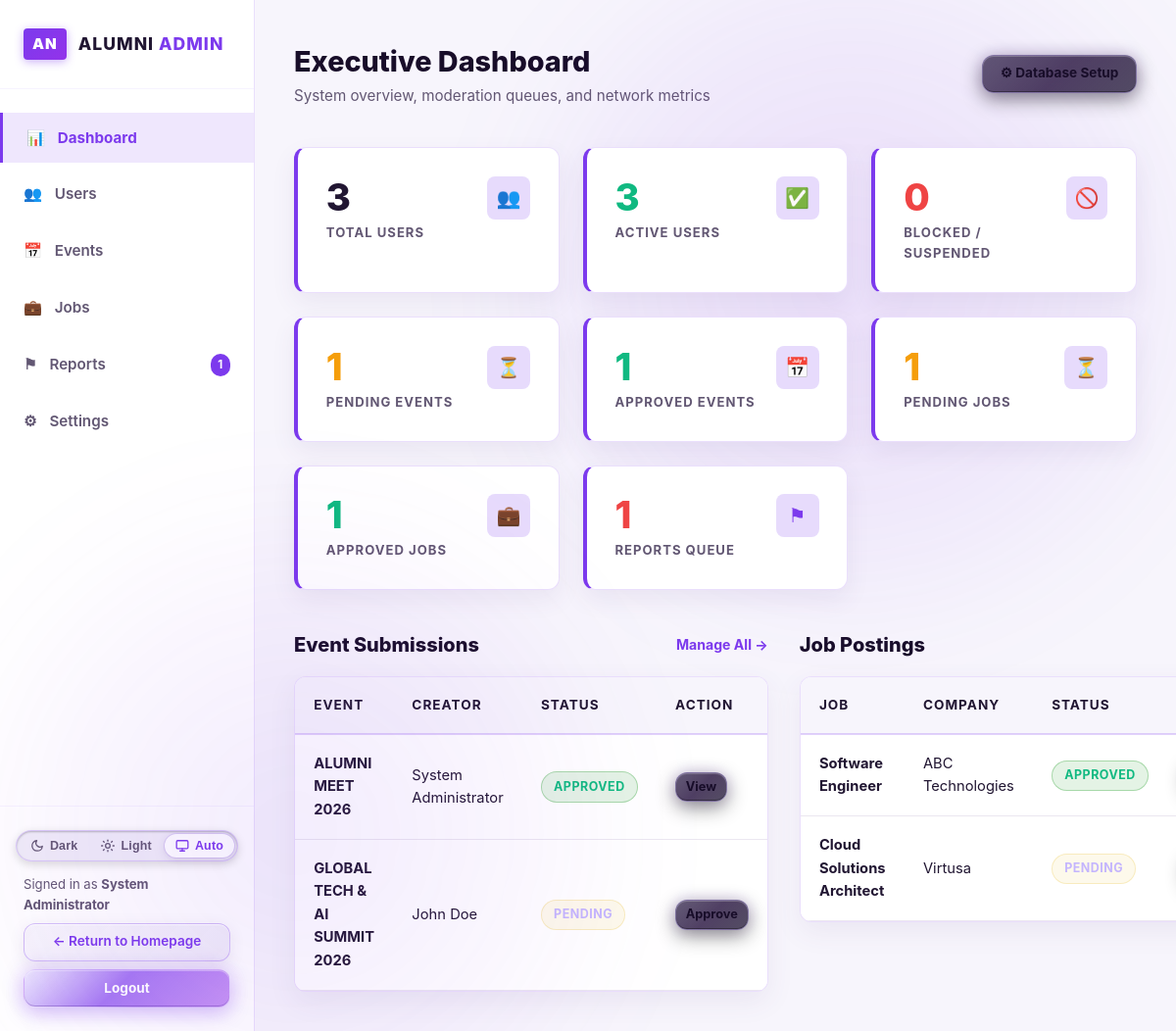
/admin/index.php (signed in), run on the app's committed database.
### tables this page shows
CREATE TABLE IF NOT EXISTS events (
    id INT AUTO_INCREMENT PRIMARY KEY,
    title VARCHAR(200) NOT NULL,
    description TEXT NOT NULL,
    event_date DATE NOT NULL,
    reg_date DATE DEFAULT NULL,
    event_time TIME NOT NULL,
    start_time TIME DEFAULT NULL,
    end_time TIME DEFAULT NULL,
    location VARCHAR(200) NOT NULL,
    capacity INT NOT NULL DEFAULT 100,
    organizer_id INT NOT NULL,
    status ENUM('pending', 'approved', 'rejected') NOT NULL DEFAULT 'approved',
    is_closed TINYINT(1) NOT NULL DEFAULT 0,
    image_url VARCHAR(255) DEFAULT NULL,
    created_at TIMESTAMP DEFAULT CURRENT_TIMESTAMP,
    INDEX idx_events_organizer (organizer_id),
    INDEX idx_events_status (status),
    INDEX idx_events_date (event_date),
    FOREIGN KEY (organizer_id) REFERENCES users(id) ON DELETE CASCADE
);

CREATE TABLE IF NOT EXISTS jobs (
    id INT AUTO_INCREMENT PRIMARY KEY,
    title VARCHAR(200) NOT NULL,
    company VARCHAR(150) NOT NULL,
    description TEXT NOT NULL,
    contact_email VARCHAR(200) DEFAULT NULL,
    requirements TEXT DEFAULT NULL,
    location VARCHAR(150) NOT NULL,
    job_type ENUM('Full-Time', 'Part-Time', 'Internship', 'Contract', 'Remote') NOT NULL DEFAULT 'Full-Time',
    application_link VARCHAR(255) NULL,
    deadline DATE DEFAULT NULL,
    posted_by INT NOT NULL,
    status ENUM('pending', 'approved', 'rejected') NOT NULL DEFAULT 'approved',
    posted_at TIMESTAMP DEFAULT CURRENT_TIMESTAMP,
    expires_at DATE NULL,
    INDEX idx_jobs_posted_by (posted_by),
    INDEX idx_jobs_status (status),
    INDEX idx_jobs_type (job_type),
    FOREIGN KEY (posted_by) REFERENCES users(id) ON DELETE CASCADE
);

### config/db.php (called while the page is built, shortened)
<?php
function get_base_url() {
    $script_dir = str_replace('\\', '/', dirname($_SERVER['SCRIPT_NAME']));
    $parts = array_values(array_filter(explode('/', trim($script_dir, '/')), function($p) {
        return $p !== '' && $p !== '.';
    }));
    if (!empty($parts) && in_array(end($parts), ['auth', 'admin', 'config', 'includes'])) {
        array_pop($parts);
    }
    $path = implode('/', $parts);
    return '/' . ($path ? $path . '/' : '');
}

### admin/index.php (the view, shortened to what this page needs)
<?php
require_once __DIR__ . '/../config/db.php';
$baseUrl = get_base_url();
$totalUsersCount = 0;
$activeUsersCount = 0;
$suspendedUsersCount = 0;
$pendingEventsCount = 0;
$approvedEventsCount = 0;
$pendingJobsCount = 0;
$approvedJobsCount = 0;
$pendingReportsCount = 0;
$recentPendingEvents = [];
$recentPendingJobs = [];
if ($db_connected && $pdo) {
    try {
        $totalUsersCount = (int)$pdo->query("SELECT COUNT(*) FROM users")->fetchColumn();
        $activeUsersCount = (int)$pdo->query("SELECT COUNT(*) FROM users WHERE status = 'active'")->fetchColumn();
        $suspendedUsersCount = (int)$pdo->query("SELECT COUNT(*) FROM users WHERE status = 'suspended'")->fetchColumn();
        $pendingEventsCount = (int)$pdo->query("SELECT COUNT(*) FROM events WHERE status = 'pending'")->fetchColumn();
        $approvedEventsCount = (int)$pdo->query("SELECT COUNT(*) FROM events WHERE status = 'approved'")->fetchColumn();
        $pendingJobsCount = (int)$pdo->query("SELECT COUNT(*) FROM jobs WHERE status = 'pending'")->fetchColumn();
        $approvedJobsCount = (int)$pdo->query("SELECT COUNT(*) FROM jobs WHERE status = 'approved'")->fetchColumn();
        $pendingReportsCount = (int)$pdo->query("SELECT COUNT(*) FROM reports WHERE status = 'pending'")->fetchColumn();
        $stmt = $pdo->query("
            SELECT e.*, CONCAT(u.first_name, ' ', u.last_name) AS creator_name
            FROM events e
            LEFT JOIN users u ON e.organizer_id = u.id
            ORDER BY e.created_at DESC
            LIMIT 2
        ");
        $recentPendingEvents = $stmt->fetchAll();
        $stmt = $pdo->query("
            SELECT j.*, CONCAT(u.first_name, ' ', u.last_name) AS poster_name
            FROM jobs j
            LEFT JOIN users u ON j.posted_by = u.id
            ORDER BY j.posted_at DESC
            LIMIT 2
        ");
        $recentPendingJobs = $stmt->fetchAll();
    } catch (Exception $e) {
    }
}
?>
<!DOCTYPE html>
<html lang="en">
<head>
    <link rel="stylesheet" href="<?php echo $baseUrl; ?>assets/css/style.css">
</head>
<body>
<div class="admin-layout">
    <?php require_once __DIR__ . '/includes/sidebar.php'; ?>
    <main class="admin-main">
        <div class="admin-header">
            <div>
                <h1 class="admin-title">Executive Dashboard</h1>
                <p style="color: var(--text-muted); font-size: 0.95rem;">System overview, moderation queues, and network metrics</p>
            </div>
            <div>
                <a href="<?php echo $baseUrl; ?>config/setup.php" class="btn btn-primary btn-sm">&#9881; Database Setup</a>
            </div>
        </div>
        <div class="admin-stats-grid" style="grid-template-columns: repeat(auto-fit, minmax(200px, 1fr));">
            <a href="users.php" class="admin-stat-card" title="View & manage all registered users" aria-label="Total Users: <?php echo number_format($totalUsersCount); ?>">
                <div>
                    <div class="admin-stat-number"><?php echo number_format($totalUsersCount); ?></div>
                    <div class="admin-stat-label">Total Users</div>
                </div>
                <div class="admin-stat-icon">&#128101;</div>
            </a>
            <a href="users.php?status=active" class="admin-stat-card" title="Filter active alumni accounts" aria-label="Active Users: <?php echo number_format($activeUsersCount); ?>">
                <div>
                    <div class="admin-stat-number" style="color: var(--success-color);"><?php echo number_format($activeUsersCount); ?></div>
                    <div class="admin-stat-label">Active Users</div>
                </div>
                <div class="admin-stat-icon">&#9989;</div>
            </a>
            <a href="users.php?status=suspended" class="admin-stat-card" title="Filter blocked and suspended accounts" aria-label="Blocked or Suspended Users: <?php echo number_format($suspendedUsersCount); ?>">
                <div>
                    <div class="admin-stat-number" style="color: var(--danger-color);"><?php echo number_format($suspendedUsersCount); ?></div>
                    <div class="admin-stat-label">Blocked / Suspended</div>
                </div>
                <div class="admin-stat-icon">&#128683;</div>
            </a>
            <a href="events.php?status=pending" class="admin-stat-card" title="Review pending community events" aria-label="Pending Events: <?php echo $pendingEventsCount; ?>">
                <div>
                    <div class="admin-stat-number" style="color: var(--warning-color);"><?php echo $pendingEventsCount; ?></div>
                    <div class="admin-stat-label">Pending Events</div>
                </div>
                <div class="admin-stat-icon">&#9203;</div>
            </a>
            <a href="events.php?status=approved" class="admin-stat-card" title="View approved events list" aria-label="Approved Events: <?php echo $approvedEventsCount; ?>">
                <div>
                    <div class="admin-stat-number" style="color: var(--success-color);"><?php echo $approvedEventsCount; ?></div>
                    <div class="admin-stat-label">Approved Events</div>
                </div>
                <div class="admin-stat-icon">&#128197;</div>
            </a>
            <a href="jobs.php?status=pending" class="admin-stat-card" title="Review pending job vacancies" aria-label="Pending Jobs: <?php echo $pendingJobsCount; ?>">
                <div>
                    <div class="admin-stat-number" style="color: var(--warning-color);"><?php echo $pendingJobsCount; ?></div>
                    <div class="admin-stat-label">Pending Jobs</div>
                </div>
                <div class="admin-stat-icon">&#9203;</div>
            </a>
            <a href="jobs.php?status=approved" class="admin-stat-card" title="View approved career postings" aria-label="Approved Jobs: <?php echo $approvedJobsCount; ?>">
                <div>
                    <div class="admin-stat-number" style="color: var(--success-color);"><?php echo $approvedJobsCount; ?></div>
                    <div class="admin-stat-label">Approved Jobs</div>
                </div>
                <div class="admin-stat-icon">&#128188;</div>
            </a>
            <a href="reports.php?status=pending" class="admin-stat-card" title="Review moderation reports queue" aria-label="Reports Queue: <?php echo $pendingReportsCount; ?>">
                <div>
                    <div class="admin-stat-number" style="color: <?php echo ($pendingReportsCount > 0) ? 'var(--danger-color)' : 'var(--text-muted)'; ?>;"><?php echo $pendingReportsCount; ?></div>
                    <div class="admin-stat-label">Reports Queue</div>
                </div>
                <div class="admin-stat-icon">&#9873;</div>
            </a>
        </div>
        <div class="grid grid-2" style="margin-top: 1rem;">
            <div>
                <div style="display: flex; justify-content: space-between; align-items: center; margin-bottom: 1rem;">
                    <h3 style="color: var(--text-light); font-weight: 800; font-size: 1.25rem;">Event Submissions</h3>
                    <a href="events.php" style="color: var(--accent-color); font-weight: 700; font-size: 0.88rem;">Manage All &rarr;</a>
                </div>
                <div class="table-responsive">
                    <table class="admin-table">
                        <thead>
                            <tr>
                                <th>Event</th>
                                <th>Creator</th>
                                <th>Status</th>
                                <th>Action</th>
                            </tr>
                        </thead>
                        <tbody>
                            <?php foreach ($recentPendingEvents as $ev): ?>
                                <tr>
                                    <td><strong><?php echo htmlspecialchars($ev['title']); ?></strong></td>
                                    <td><?php echo htmlspecialchars($ev['creator_name'] ?? 'Alumnus'); ?></td>
                                    <td>
                                        <span class="badge badge-<?php echo strtolower($ev['status']); ?>">
                                            <?php echo ucfirst($ev['status']); ?>
                                        </span>
                                    </td>
                                    <td>
                                        <a href="events.php" class="btn btn-primary btn-sm" style="padding: 0.25rem 0.6rem; font-size: 0.8rem;">
                                            <?php echo ($ev['status'] === 'pending') ? 'Approve' : 'View'; ?>
                                        </a>
                                    </td>
                                </tr>
                            <?php endforeach; ?>
                        </tbody>
                    </table>
                </div>
            </div>
            <div>
                <div style="display: flex; justify-content: space-between; align-items: center; margin-bottom: 1rem;">
                    <h3 style="color: var(--text-light); font-weight: 800; font-size: 1.25rem;">Job Postings</h3>
                </div>
                <div class="table-responsive">
                    <table class="admin-table">
                        <thead>
                            <tr>
                                <th>Job</th>
                                <th>Company</th>
                                <th>Status</th>
                                <th>Action</th>
                            </tr>
                        </thead>
                        <tbody>
                            <?php foreach ($recentPendingJobs as $jb): ?>
                                <tr>
                                    <td><strong><?php echo htmlspecialchars($jb['title']); ?></strong></td>
                                    <td><?php echo htmlspecialchars($jb['company']); ?></td>
                                    <td>
                                        <span class="badge badge-<?php echo strtolower($jb['status']); ?>">
                                            <?php echo ucfirst($jb['status']); ?>
                                        </span>
                                    </td>
                                    <td>
                                    </td>
                                </tr>
                            <?php endforeach; ?>
                        </tbody>
                    </table>
                </div>
            </div>
        </div>
    </main>
</div>
</body>
</html>

### data on the page
events: title "ALUMNI MEET 2026", creator_name "System Administrator", status "APPROVED", shows "View"
events: title "GLOBAL TECH & AI SUMMIT 2026", creator_name "John Doe", status "PENDING", shows "Approve"
jobs: title "Software Engineer", company "ABC Technologies", status "APPROVED"
jobs: title "Cloud Solutions Architect", company "Virtusa", status "PENDING"

### other printed values
$pendingRepCount "1"
$_SESSION['user_name'] "System Administrator"
$totalUsersCount "3"
$activeUsersCount "3"
$suspendedUsersCount "0"
$pendingEventsCount "1"
$approvedEventsCount "1"
$pendingJobsCount "1"
$approvedJobsCount "1"
$pendingReportsCount "1"
